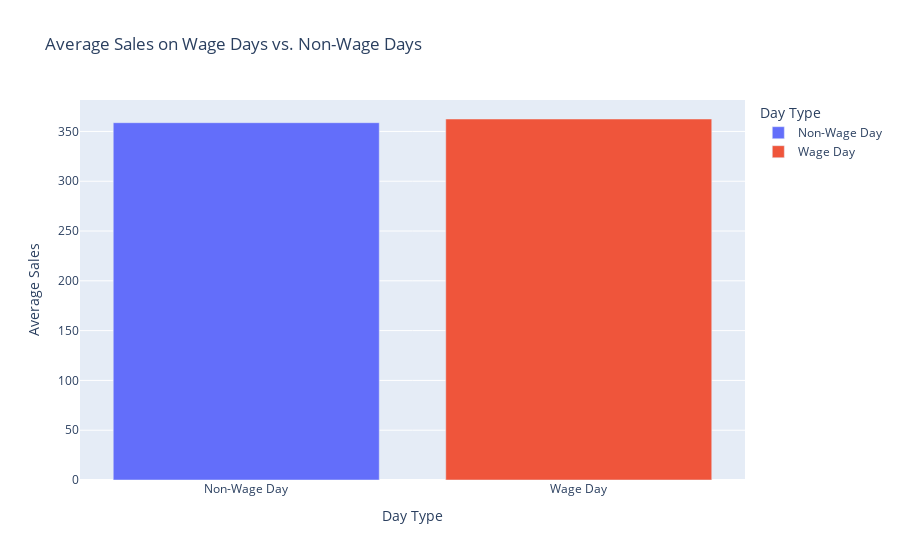

The cell this chart's notebook holds for it:
### Markdown cell above
10. Does the payment of wages in the public sector on the 15th and last days of the month influence the store sales?

### Code cell
# Ensure date is in datetime format
#train_data['date'] = pd.to_datetime(train_data['date'])

# Create a column to indicate the day of the month
train_data['day'] = train_data['date'].dt.day

# Create a column to indicate if the day is 15th or the last day of the month
train_data['is_wage_day'] = train_data.apply(lambda row: row['day'] == 15 or row['day'] == row['date'].days_in_month, axis=1)

# Calculate average sales for wage days and non-wage days
wage_days_sales_avg = train_data.groupby('is_wage_day')['sales'].mean().reset_index()
wage_days_sales_avg.columns = ['is_wage_day', 'average_sales']

# Map the boolean to meaningful labels
wage_days_sales_avg['is_wage_day'] = wage_days_sales_avg['is_wage_day'].map({True: 'Wage Day', False: 'Non-Wage Day'})

# Print the results
print(wage_days_sales_avg)

# Visualize the average sales on wage days vs non-wage days
fig = px.bar(wage_days_sales_avg, x='is_wage_day', y='average_sales',
             title='Average Sales on Wage Days vs. Non-Wage Days',
             labels={'is_wage_day': 'Day Type', 'average_sales': 'Average Sales'},
             color='is_wage_day')

fig.show()

### Figure 1 — Plotly figure (JSON) as saved in the notebook; plotly's stock layout.template omitted (floating-point values rounded to 4 significant figures)
{"data": [{"alignmentgroup": "True", "hovertemplate": "Day Type=%{x}<br>Average Sales=%{y}<extra></extra>", "legendgroup": "Non-Wage Day", "marker": {"color": "#636efa", "pattern": {"shape": ""}}, "name": "Non-Wage Day", "offsetgroup": "Non-Wage Day", "orientation": "v", "showlegend": true, "textposition": "auto", "type": "bar", "x": ["Non-Wage Day"], "xaxis": "x", "y": [358.8], "yaxis": "y"}, {"alignmentgroup": "True", "hovertemplate": "Day Type=%{x}<br>Average Sales=%{y}<extra></extra>", "legendgroup": "Wage Day", "marker": {"color": "#EF553B", "pattern": {"shape": ""}}, "name": "Wage Day", "offsetgroup": "Wage Day", "orientation": "v", "showlegend": true, "textposition": "auto", "type": "bar", "x": ["Wage Day"], "xaxis": "x", "y": [362.5], "yaxis": "y"}], "layout": {"barmode": "relative", "legend": {"title": {"text": "Day Type"}, "tracegroupgap": 0}, "title": {"text": "Average Sales on Wage Days vs. Non-Wage Days"}, "xaxis": {"anchor": "y", "categoryarray": ["Non-Wage Day", "Wage Day"], "categoryorder": "array", "domain": [0, 1], "title": {"text": "Day Type"}}, "yaxis": {"anchor": "x", "domain": [0, 1], "title": {"text": "Average Sales"}}}}
